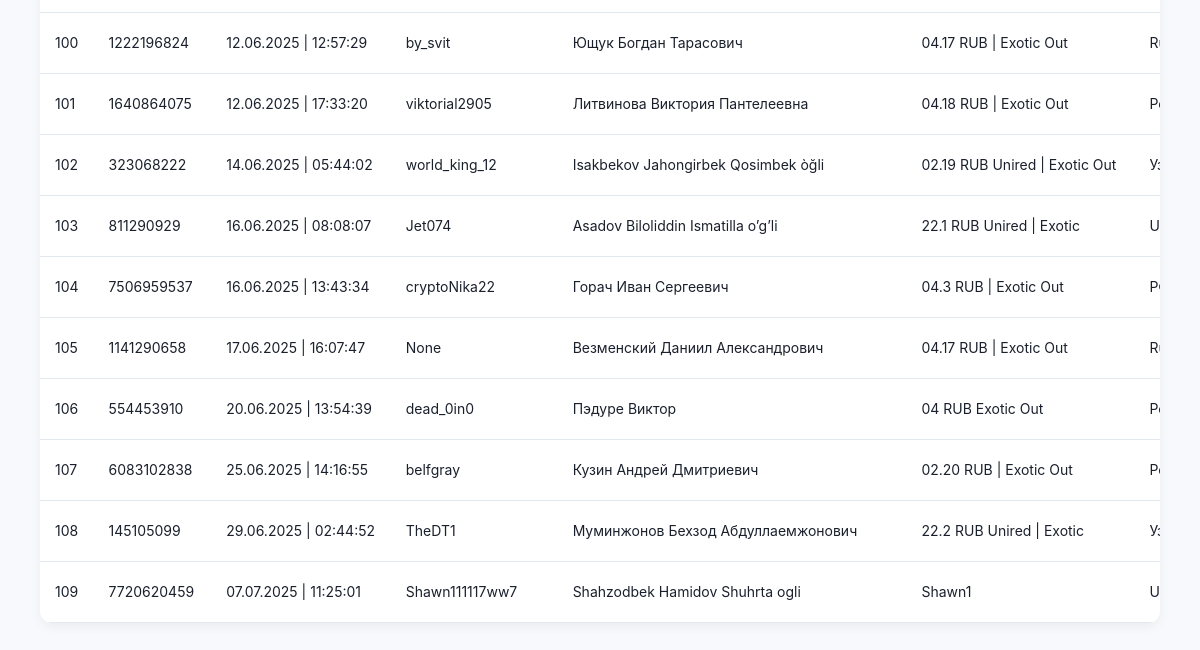
Page /kyc (lower part) on the earlier database version.
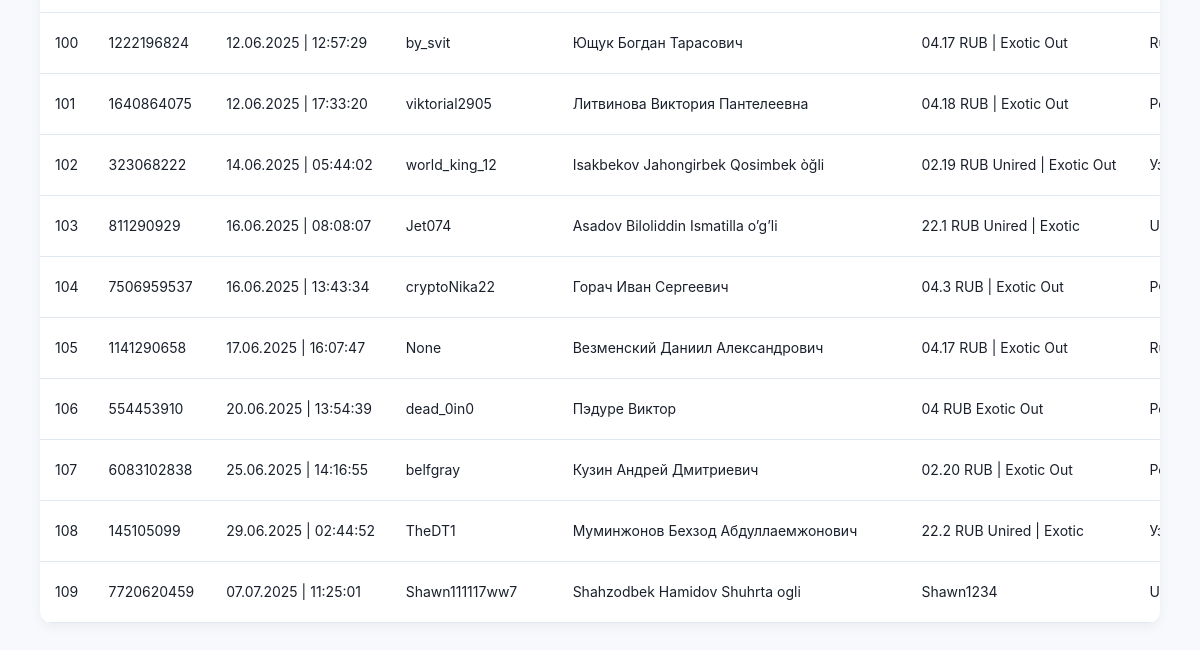
Same page on the later database version.
### tables this page shows
CREATE TABLE user_verification (
            user_id TEXT PRIMARY KEY,
            start_time TEXT,
            username TEXT,
            collect_fio TEXT,
            platform_login TEXT,
            api_key TEXT,
            workgroup_name TEXT,
            phone_number TEXT,
            passport_photo_1 TEXT,
            passport_photo_2 TEXT,
            video_file TEXT
        , is_verified INTEGER DEFAULT 1, description TEXT);

### src/app.py (the view)
@app.route('/kyc', methods=['GET'])
def kyc_route():
    return kyc()

### src/app.py (called while the page is built)
def datetimeformat(value):
    if value and isinstance(value, str):
        try:
            dt = datetime.fromisoformat(value)
            return dt.strftime('%d.%m.%Y | %H:%M:%S')
        except ValueError:
            return value
    return ''

### src/templates/kyc.html (shortened to what this page needs)
{% extends "base.html" %}
{% block content %}
<link rel="stylesheet" href="{{ url_for('static', filename='styles/kyc.css') }}">
<div class="content">
    <div class="table-container">
        <table id="documentTable">
            <tbody>
                {% for row in data %}
                <tr class="document-row">
                    <td>{{ row[0] }}</td>
                    <td>{{ row[1] }}</td>
                    <td>{{ row[2]|datetimeformat }}</td>
                    <td>{{ row[3] }}</td>
                    <td>{{ row[4] }}</td>
                    <td>{{ row[5] }}</td>
                    <td>{{ row[6] }}</td>
                </tr>
                {% endfor %}
            </tbody>
        </table>
    </div>
</div>
{% endblock %}

### src/templates/base.html (shortened to what this page needs)
<!DOCTYPE html>
<html lang="ru">
<head>
    <link rel="stylesheet" href="{{ url_for('static', filename='styles/base.css') }}">
</head>
<body>
    <main>
        {% block content %}{% endblock %}
    </main>
</body>
</html>

### src/static/styles/base.css (style rules this page uses)
* { margin: 0; padding: 0; box-sizing: border-box; font-family: -apple-system, BlinkMacSystemFont, 'Segoe UI', Roboto, sans-serif; }
body { background: #f7f9fc; color: #1a202c; min-height: 100vh; display: flex; flex-direction: column; transition: background 0.3s ease, color 0.3s ease; }
main { flex: 1; padding: 40px; }

### src/static/styles/kyc.css (style rules this page uses)
.content { margin-top: 0px; padding: 0px; }
.table-container { max-width: 1200px; margin: 0 auto; overflow-x: auto; border-radius: 12px; box-shadow: 0 4px 12px rgba(0, 0, 0, 0.05); }
#documentTable { width: 100%; border-collapse: collapse; background: #ffffff; border-radius: 12px; overflow: hidden; }

Differences in the rows shown:
changed user_verification "Shawn111117ww7": platform_login "Shawn1" → "Shawn1234"
